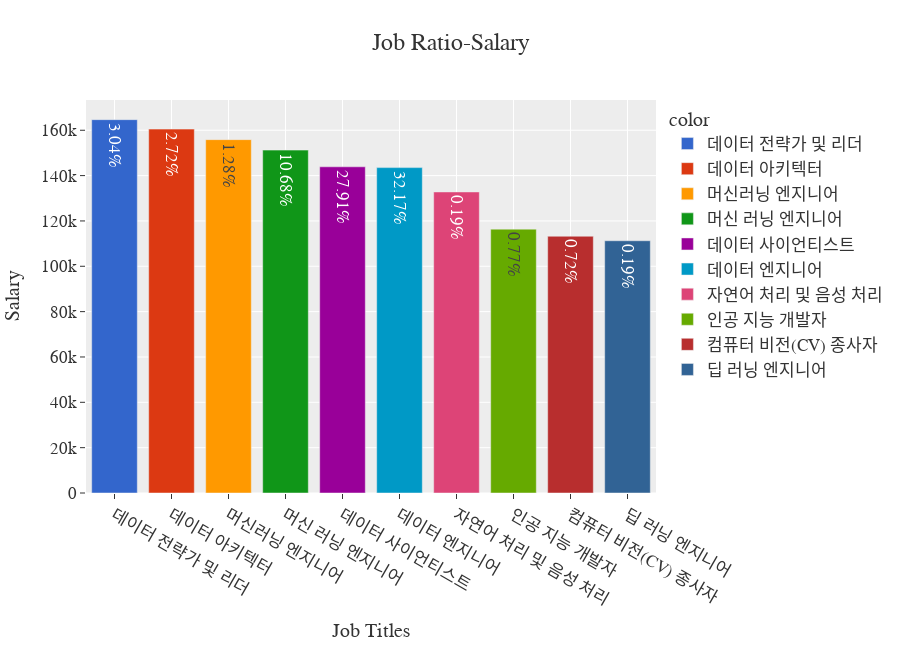

The cell this chart's notebook holds for it:
### Code cell
avg_sal = original_df.groupby('jobs')['salary_in_usd'].mean().apply(lambda x : round(x,2))
avg_sal= avg_sal.sort_values( ascending=False)[:10]

sal_per = pd.DataFrame(avg_sal).join(job_per)

fig = px.bar(y= sal_per['salary_in_usd'],
             x = sal_per.index,
             color= sal_per.index,
             color_discrete_sequence=px.colors.qualitative.G10,
             text = sal_per['jobs'],
             title='Top10 Jobs - Salary',
             template='ggplot2'
             )

fig.update_layout(
    title_text='Job Ratio-Salary',
    height=650,     
    xaxis_title="Job Titles",  
    yaxis_title="Salary",  
    font=dict(size=17, family="Franklin Gothic")  
)

fig.show()

### Figure 1 — Plotly figure (JSON) as saved in the notebook; plotly's stock layout.template omitted (floating-point values rounded to 4 significant figures)
{"data": [{"alignmentgroup": "True", "hovertemplate": "color=데이터 전략가 및 리더<br>x=%{x}<br>y=%{y}<br>text=%{text}<extra></extra>", "legendgroup": "데이터 전략가 및 리더", "marker": {"color": "#3366CC", "pattern": {"shape": ""}}, "name": "데이터 전략가 및 리더", "offsetgroup": "데이터 전략가 및 리더", "orientation": "v", "showlegend": true, "text": ["3.04%"], "textposition": "auto", "type": "bar", "x": ["데이터 전략가 및 리더"], "xaxis": "x", "y": [164700.0], "yaxis": "y"}, {"alignmentgroup": "True", "hovertemplate": "color=데이터 아키텍터<br>x=%{x}<br>y=%{y}<br>text=%{text}<extra></extra>", "legendgroup": "데이터 아키텍터", "marker": {"color": "#DC3912", "pattern": {"shape": ""}}, "name": "데이터 아키텍터", "offsetgroup": "데이터 아키텍터", "orientation": "v", "showlegend": true, "text": ["2.72%"], "textposition": "auto", "type": "bar", "x": ["데이터 아키텍터"], "xaxis": "x", "y": [160500.0], "yaxis": "y"}, {"alignmentgroup": "True", "hovertemplate": "color=머신러닝 엔지니어<br>x=%{x}<br>y=%{y}<br>text=%{text}<extra></extra>", "legendgroup": "머신러닝 엔지니어", "marker": {"color": "#FF9900", "pattern": {"shape": ""}}, "name": "머신러닝 엔지니어", "offsetgroup": "머신러닝 엔지니어", "orientation": "v", "showlegend": true, "text": ["1.28%"], "textposition": "auto", "type": "bar", "x": ["머신러닝 엔지니어"], "xaxis": "x", "y": [155900.0], "yaxis": "y"}, {"alignmentgroup": "True", "hovertemplate": "color=머신 러닝 엔지니어<br>x=%{x}<br>y=%{y}<br>text=%{text}<extra></extra>", "legendgroup": "머신 러닝 엔지니어", "marker": {"color": "#109618", "pattern": {"shape": ""}}, "name": "머신 러닝 엔지니어", "offsetgroup": "머신 러닝 엔지니어", "orientation": "v", "showlegend": true, "text": ["10.68%"], "textposition": "auto", "type": "bar", "x": ["머신 러닝 엔지니어"], "xaxis": "x", "y": [151200.0], "yaxis": "y"}, {"alignmentgroup": "True", "hovertemplate": "color=데이터 사이언티스트<br>x=%{x}<br>y=%{y}<br>text=%{text}<extra></extra>", "legendgroup": "데이터 사이언티스트", "marker": {"color": "#990099", "pattern": {"shape": ""}}, "name": "데이터 사이언티스트", "offsetgroup": "데이터 사이언티스트", "orientation": "v", "showlegend": true, "text": ["27.91%"], "textposition": "auto", "type": "bar", "x": ["데이터 사이언티스트"], "xaxis": "x", "y": [143900.0], "yaxis": "y"}, {"alignmentgroup": "True", "hovertemplate": "color=데이터 엔지니어<br>x=%{x}<br>y=%{y}<br>text=%{text}<extra></extra>", "legendgroup": "데이터 엔지니어", "marker": {"color": "#0099C6", "pattern": {"shape": ""}}, "name": "데이터 엔지니어", "offsetgroup": "데이터 엔지니어", "orientation": "v", "showlegend": true, "text": ["32.17%"], "textposition": "auto", "type": "bar", "x": ["데이터 엔지니어"], "xaxis": "x", "y": [143500.0], "yaxis": "y"}, {"alignmentgroup": "True", "hovertemplate": "color=자연어 처리 및 음성 처리<br>x=%{x}<br>y=%{y}<br>text=%{text}<extra></extra>", "legendgroup": "자연어 처리 및 음성 처리", "marker": {"color": "#DD4477", "pattern": {"shape": ""}}, "name": "자연어 처리 및 음성 처리", "offsetgroup": "자연어 처리 및 음성 처리", "orientation": "v", "showlegend": true, "text": ["0.19%"], "textposition": "auto", "type": "bar", "x": ["자연어 처리 및 음성 처리"], "xaxis": "x", "y": [132800.0], "yaxis": "y"}, {"alignmentgroup": "True", "hovertemplate": "color=인공 지능 개발자<br>x=%{x}<br>y=%{y}<br>text=%{text}<extra></extra>", "legendgroup": "인공 지능 개발자", "marker": {"color": "#66AA00", "pattern": {"shape": ""}}, "name": "인공 지능 개발자", "offsetgroup": "인공 지능 개발자", "orientation": "v", "showlegend": true, "text": ["0.77%"], "textposition": "auto", "type": "bar", "x": ["인공 지능 개발자"], "xaxis": "x", "y": [116400.0], "yaxis": "y"}, {"alignmentgroup": "True", "hovertemplate": "color=컴퓨터 비전(CV) 종사자<br>x=%{x}<br>y=%{y}<br>text=%{text}<extra></extra>", "legendgroup": "컴퓨터 비전(CV) 종사자", "marker": {"color": "#B82E2E", "pattern": {"shape": ""}}, "name": "컴퓨터 비전(CV) 종사자", "offsetgroup": "컴퓨터 비전(CV) 종사자", "orientation": "v", "showlegend": true, "text": ["0.72%"], "textposition": "auto", "type": "bar", "x": ["컴퓨터 비전(CV) 종사자"], "xaxis": "x", "y": [113200.0], "yaxis": "y"}, {"alignmentgroup": "True", "hovertemplate": "color=딥 러닝 엔지니어<br>x=%{x}<br>y=%{y}<br>text=%{text}<extra></extra>", "legendgroup": "딥 러닝 엔지니어", "marker": {"color": "#316395", "pattern": {"shape": ""}}, "name": "딥 러닝 엔지니어", "offsetgroup": "딥 러닝 엔지니어", "orientation": "v", "showlegend": true, "text": ["0.19%"], "textposition": "auto", "type": "bar", "x": ["딥 러닝 엔지니어"], "xaxis": "x", "y": [111300.0], "yaxis": "y"}], "layout": {"barmode": "relative", "font": {"family": "Franklin Gothic", "size": 17}, "height": 650, "legend": {"title": {"text": "color"}, "tracegroupgap": 0}, "title": {"text": "Job Ratio-Salary"}, "xaxis": {"anchor": "y", "domain": [0, 1], "title": {"text": "Job Titles"}}, "yaxis": {"anchor": "x", "domain": [0, 1], "title": {"text": "Salary"}}}}
